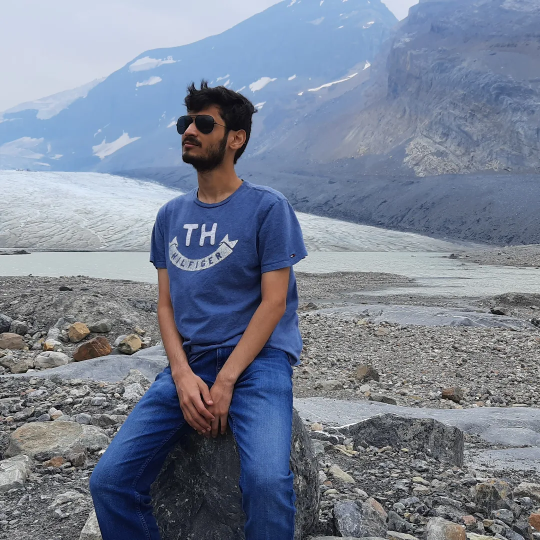
%> input picture Report/Images/me.png, 1080 x 1080 px (shown at 1/2 size)
$ octave Main.m   (GNU Octave 9; MATLAB toolbox functions it lacks are replaced by stand-ins)
%> lines starting %> are read from the running program, lines starting %| are printed output that depends on the picture
LP = im2double(rgb2gray(imread("me.png", "png")));
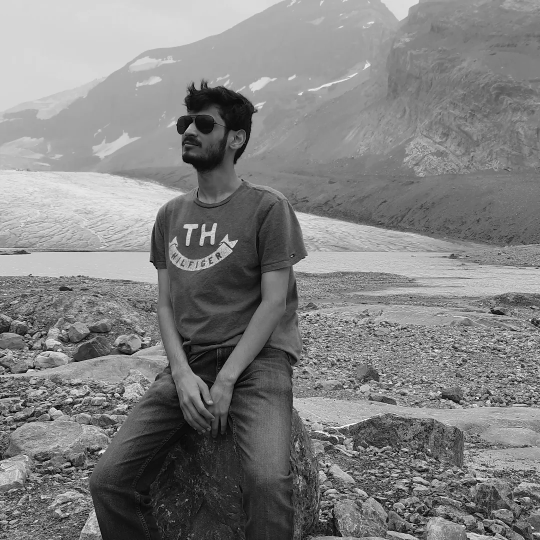
%> LP: size 1080x1080 double (shown at 1/2 size); min 0, max 1, mean 0.507
HP = im2double(rgb2gray(imread("zebra.jpg", "jpg")));
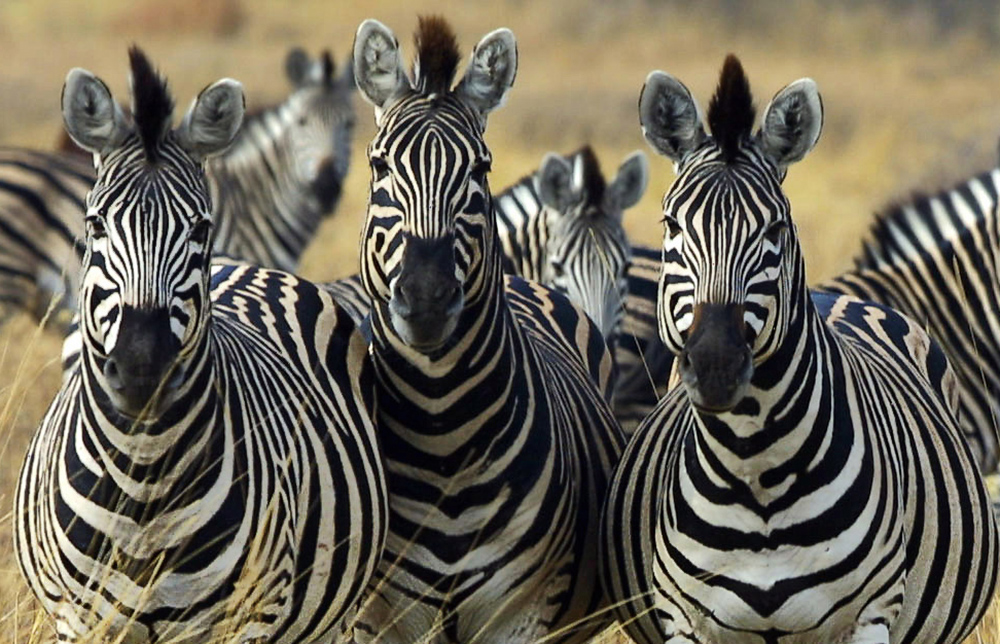
%> input picture Report/Images/zebra.jpg, 1000 x 644 px
%> HP: size 644x1000 double; min 0, max 1, mean 0.403

% y_axis, x_axis
LP = LP(100:599, 200:699);
%> LP: size 500x500 double
HP = HP(75:574, 350:849);
%> HP: size 500x500 double

imwrite(LP, "Report/Images/LP.png", "png")
imwrite(HP, "Report/Images/HP.png", "png")

% ---------------------------------------------------------

% 2: Compute frequency representations

fft_LP = fft2(LP);
fft_HP = fft2(HP);

imwrite(abs(fftshift(fft_LP))/125, "Report/Images/LP-freq.png", "png");
imwrite(abs(fftshift(fft_HP))/100, "Report/Images/HP-freq.png", "png");

% ---------------------------------------------------------

% 3: Visualize kernels

sobKer = fspecial('sobel');
gausKer = fspecial('gaussian', 17, 2.5);
dGaussKer = conv2(gausKer, sobKer);

% save kernel visualizations
title("Gaussian Kernel Visualization")
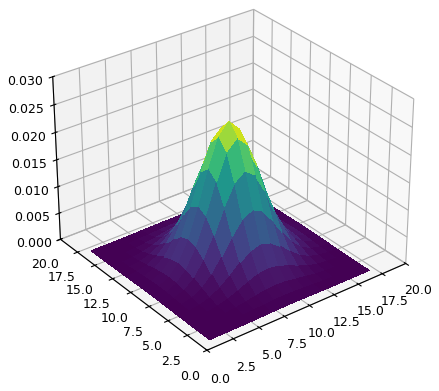
%> figure redrawn from the program's plot data
saveas(surf(gausKer), "gaus-surf.png", "png");
title("Derivative-of-Gaussian (DoG) Kernel Visualization")
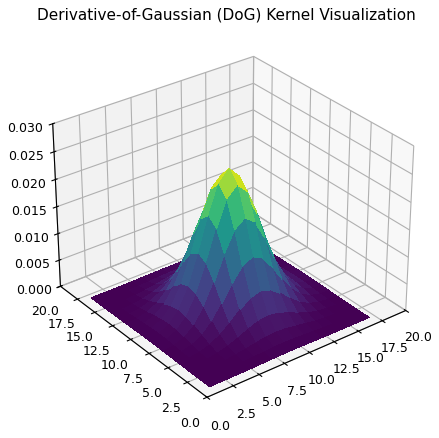
%> figure redrawn from the program's plot data
saveas(surf(dGaussKer), "dog-surf.png", "png");

% save filtered images (gauss and dog)
gFilteredLP = imfilter(LP, gausKer);
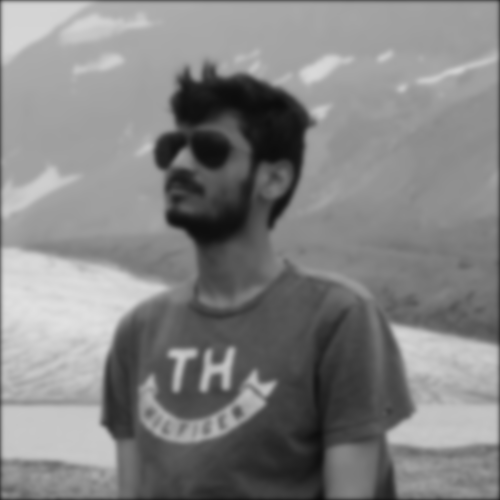
%> gFilteredLP: size 500x500 double; min 0.0446, max 0.884, mean 0.515
imwrite(gFilteredLP, "Report/Images/LP-filt.png", "png");

gFilteredHP = imfilter(HP, gausKer);
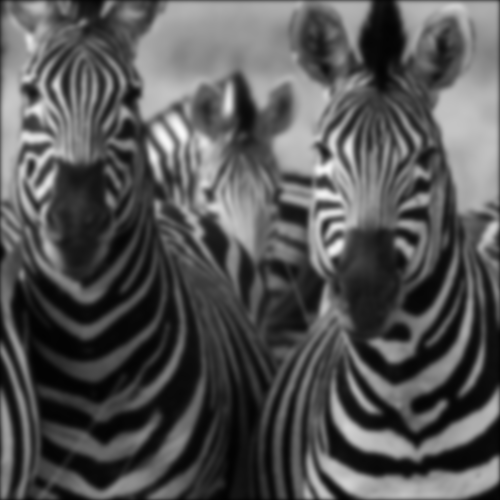
%> gFilteredHP: size 500x500 double; min 0.00835, max 0.974, mean 0.335
imwrite(gFilteredHP, "Report/Images/HP-filt.png", "png");


% save freq. domain versions of gauss filtered images
fft_gFilteredLP = abs(fftshift(fft2(gFilteredLP)));
imwrite(fft_gFilteredLP, "Report/Images/LP-filt-freq.png", "png");

fft_gFilteredHP = abs(fftshift(fft2(gFilteredHP)));
imwrite(fft_gFilteredHP, "Report/Images/HP-filt-freq.png", "png");
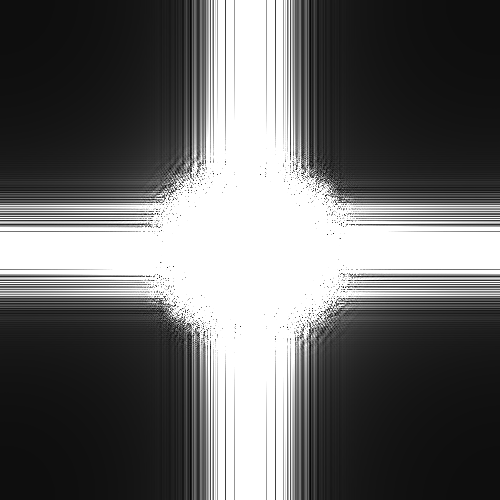
%> saved as HP-filt-freq.png: size 500x500 uint8; min 2, max 255, mean 103.2

% compute FFT of DoGs size 500x500
% apply filter to both images in freq domain
% convert back to spatial domain
FFT_dGaussKer = fft2(dGaussKer, 500, 500);


% apply that filter in frequency domain to both images
%> (the run ends here)
